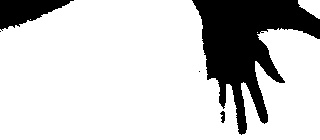
#> input picture DataCollected/IMG0/Image_1658500394191414.jpg, 320 x 140 px
$ python -i DataCollectionMain.py   (imports and definitions only)
#> lines starting #> are read from the running program, lines starting #| are printed output that depends on the picture; after the words box and inside, x2 and y2 are one past the last pixel; in counts of white or black regions, pixels touching at a corner belong together
#> further down, picture is the input picture: shape (140, 320, 3); min 0, max 255, mean 203.9
from time import sleep
import pandas as pd
import os
import cv2
from datetime import datetime
from buildhat import DistanceSensor, Motor

# [21 lines of commented-out code are left out]
# [1 line not run here, left out]
countFolder = 0
count = 0
imgList = []
directionList = []
categoies = ['stop', 'forward', 'back', 'left', 'right']
#GET CURRENT DIRECTORY PATH
myDirectory = os.path.join(os.getcwd(), 'DataCollected')

# CREATE A NEW FOLDER BASED ON THE PREVIOUS FOLDER COUNT
# [2 lines not run here, left out]
newPath = myDirectory +"/IMG"+str(countFolder)
# [1 line not run here, left out]

def getImg(img):
    img = cv2.resize(img,(320,240))
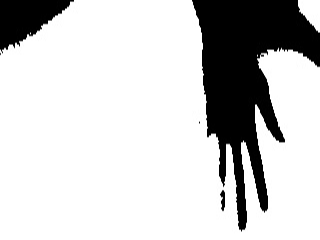
#> img: shape (240, 320, 3); min 0, max 255, mean 203.9
    gray_image = cv2.cvtColor(img, cv2.COLOR_BGR2GRAY)
    black_image=cv2.inRange(gray_image, 140, 255)
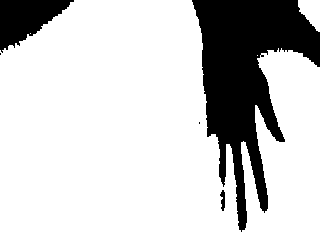
#> black_image: shape (240, 320); 79.9% white; 5 black regions (2 under 20 px), largest, box (x1, y1, x2, y2) and area: (192, 0, 320, 232) 13195, (0, 0, 74, 53) 2179, (220, 190, 225, 211) 69
    height, width = black_image.shape
#> height = 240; width = 320
    image = black_image[height-140-10:height-10,:]
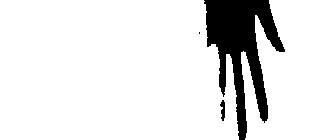
#> image: shape (140, 320); 88.8% white; 3 black regions (1 under 20 px), largest, box (x1, y1, x2, y2) and area: (204, 0, 285, 140) 4938, (220, 100, 225, 121) 69
    return image

# SAVE IMAGES IN THE FOLDER
def saveData(img,direction):
    global imgList, directionList
    now = datetime.now()
    timestamp = str(datetime.timestamp(now)).replace('.', '')
    #print("timestamp =", timestamp)
    fileName = os.path.join(newPath,f'Image_{timestamp}.jpg')
    cv2.imwrite(fileName, img)
    imgList.append(fileName)
    directionList.append(direction)

# SAVE LOG FILE WHEN THE SESSION ENDS
def saveLog():
    global imgList, directionList
    rawData = {'Image': imgList,
                'direction': directionList}
    df = pd.DataFrame(rawData)
    df.to_csv(os.path.join(myDirectory,f'log_{str(countFolder)}.csv'), index=False, header=False)
    print('Log Saved')
    print('Total Images: ',len(imgList))

# [33 lines not run here, left out]

        #car_move(direction)

>>> import cv2
>>> picture = cv2.imread('DataCollected/IMG0/Image_1658500394191414.jpg')
>>> result = getImg(picture)
